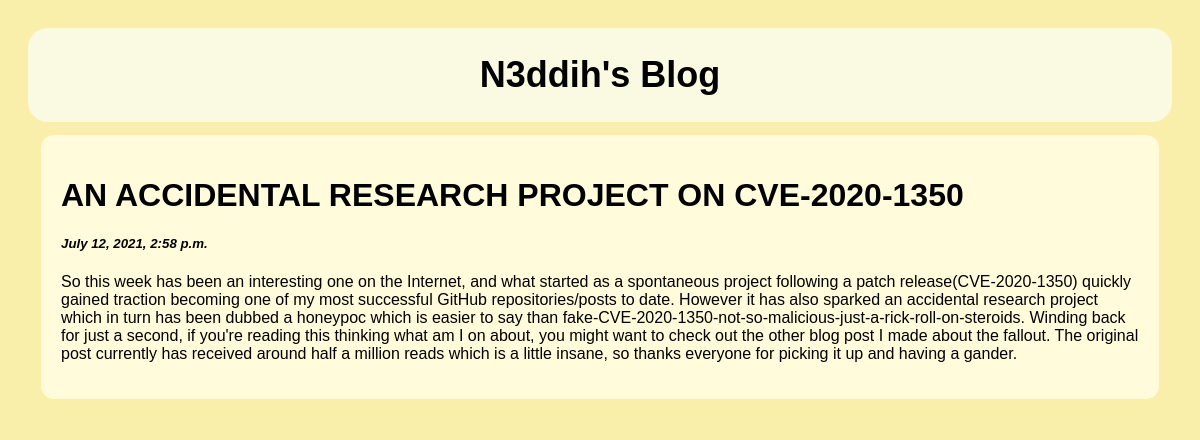
Screenshot of /post/3 with the database file from the repository.
### posts/models.py (models this page shows)
class Post(models.Model):
	title = models.CharField(max_length=100)
	body = models.CharField(max_length=1000000)
	created_at = models.DateTimeField(default=datetime.now, blank=True)

### posts/views.py (the view)
# urls.py: path('post/<int:id>', views.post, name='post'),
def post(request, id):
	post = Post.objects.get(id=id)
	return render(request, 'post.html', {'post' : post})

### template/post.html (shortened to what this page needs)
<!DOCTYPE html>
<html lang="en">
<head>
</head>
<body>
	<div class="header">
		<a href="/"  style="text-decoration: none; color: black;">
			<h1>N3ddih's Blog</h1>
		</a>
	</div>
	<div class="row">
		<div class="leftcolumn">
			<div class="card">
				<h1>{{post.title}}</h1>
				<h5 style="font-style: italic;">{{post.created_at}}</h5>
				<p>{{post.body}}</p>
			</div>
		</div>
	</div>
</body>
</html>

### template/post.html (style rules this page uses)
* { box-sizing: border-box; }
body { font-family: Arial, Helvetica, sans-serif; padding: 20px; background: #faeeab; }
.header { border-radius: 20px; padding: 2px; font-size: 18px; text-align: center; background: #fafae2; }
.leftcolumn { float: left; width: 100%; }
.card { border-radius: 13px; background-color: #fffbdb; padding: 20px; margin: 13px; }
.row:after { content: ""; display: table; clear: both; }

### rows the page displays
Post: title "AN ACCIDENTAL RESEARCH PROJECT ON CVE-2020-1350", created_at "July 12, 2021, 2:58 p.m.", body "So this week has been an interesting one on the Internet, and what started as a spontaneous project following a patch release(CVE-2020-1350) quickly gained traction becoming one of my most successful GitHub repositories/posts to date. However it has also sparked an accidental research project which in turn has been dubbed a honeypoc which is easier to say than fake-CVE-2020-1350-not-so-malicious-just-a-rick-roll-on-steroids. Winding back for just a second, if you're reading this thinking what am I on about, you might want to check out the other blog post I made about the fallout. The original post currently has received around half a million reads which is a little insane, so thanks…"
